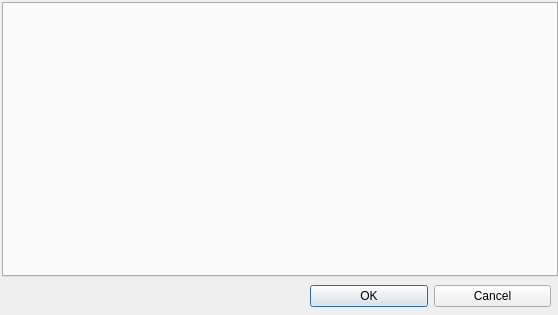
<?xml version="1.0" encoding="UTF-8"?>
<ui version="4.0">
 <class>QRmoPropDialog</class>
 <widget class="QDialog" name="QRmoPropDialog">
  <property name="geometry">
   <rect>
    <x>0</x>
    <y>0</y>
    <width>558</width>
    <height>315</height>
   </rect>
  </property>
  <property name="windowTitle">
   <string>Dialog</string>
  </property>
  <widget class="QWidget" name="layoutWidget">
   <property name="geometry">
    <rect>
     <x>310</x>
     <y>280</y>
     <width>241</width>
     <height>33</height>
    </rect>
   </property>
   <layout class="QHBoxLayout">
    <property name="spacing">
     <number>6</number>
    </property>
    <property name="margin">
     <number>0</number>
    </property>
    <item>
     <widget class="QPushButton" name="okButton">
      <property name="text">
       <string>OK</string>
      </property>
     </widget>
    </item>
    <item>
     <widget class="QPushButton" name="cancelButton">
      <property name="text">
       <string>Cancel</string>
      </property>
     </widget>
    </item>
   </layout>
  </widget>
  <widget class="QTabWidget" name="tabWidgetPropPages">
   <property name="geometry">
    <rect>
     <x>2</x>
     <y>2</y>
     <width>556</width>
     <height>275</height>
    </rect>
   </property>
   <property name="currentIndex">
    <number>-1</number>
   </property>
  </widget>
 </widget>
 <resources/>
 <connections>
  <connection>
   <sender>cancelButton</sender>
   <signal>clicked()</signal>
   <receiver>QRmoPropDialog</receiver>
   <slot>reject()</slot>
   <hints>
    <hint type="sourcelabel">
     <x>493</x>
     <y>284</y>
    </hint>
    <hint type="destinationlabel">
     <x>179</x>
     <y>282</y>
    </hint>
   </hints>
  </connection>
  <connection>
   <sender>QRmoPropDialog</sender>
   <signal>finished(int)</signal>
   <receiver>QRmoPropDialog</receiver>
   <slot>OnDlgClose()</slot>
   <hints>
    <hint type="sourcelabel">
     <x>23</x>
     <y>297</y>
    </hint>
    <hint type="destinationlabel">
     <x>49</x>
     <y>296</y>
    </hint>
   </hints>
  </connection>
  <connection>
   <sender>okButton</sender>
   <signal>clicked()</signal>
   <receiver>QRmoPropDialog</receiver>
   <slot>OnAccept()</slot>
   <hints>
    <hint type="sourcelabel">
     <x>356</x>
     <y>297</y>
    </hint>
    <hint type="destinationlabel">
     <x>274</x>
     <y>296</y>
    </hint>
   </hints>
  </connection>
 </connections>
 <slots>
  <slot>OnDlgClose()</slot>
  <slot>OnAccept()</slot>
 </slots>
</ui>
